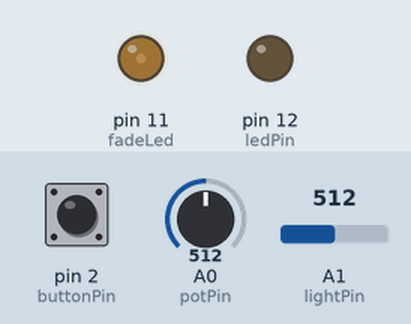
Recording of a sketch running on a simulated Arduino Uno, built with avr-gcc and run on an emulated ATmega328P. Shown: output pins drawn as LEDs (lit = HIGH). Inputs (shaded band) come from the test bench; at power-on: pin 2 (buttonPin) LOW, A0 (potPin) = 512, A1 (lightPin) = 512.

Above: at 1.2 s.
1.3 s: pin 2 (buttonPin) pulled HIGH for 0.15 s
At 1.65 s:
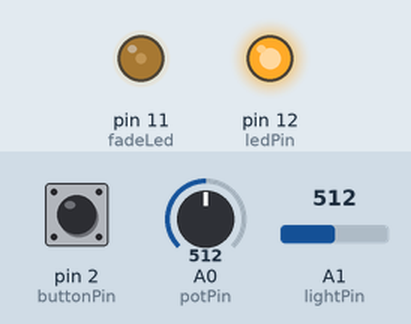
4.3 s: pin 2 (buttonPin) pulled HIGH for 1 s
At 4.65 s:
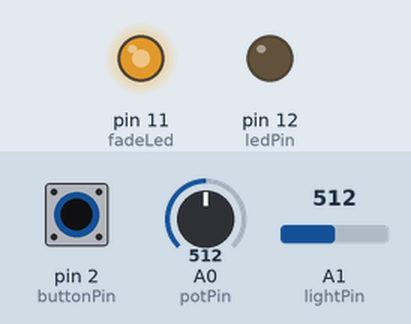
7.3 s: pin 2 (buttonPin) pulled HIGH for 0.15 s
At 7.65 s:
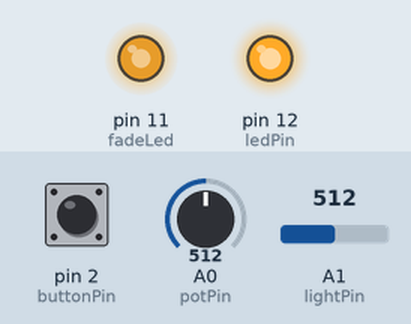
10.4 s: pin 2 (buttonPin) pulled HIGH for 3.2 s
At 15.21 s:
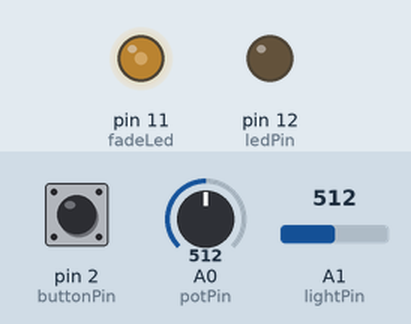
Timing chart, 0 to 17.2 s (numbered marks = the images above; inputs shaded):
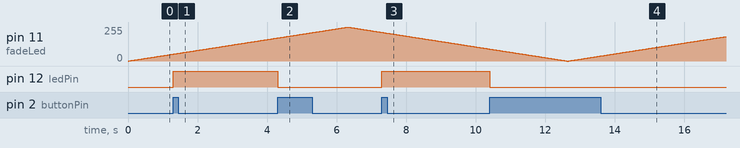

Measured:
- after the input at 1.3 s, pin 12 (ledPin): LOW → HIGH at once
- after the input at 4.3 s, pin 12 (ledPin): HIGH → LOW at once
- after the input at 7.3 s, pin 12 (ledPin): LOW → HIGH at once
- after the input at 10.4 s, pin 12 (ledPin): HIGH → LOW at once

The sketch:

test_1.ino
```cpp
//create variables for pins
const int buttonPin = 2;
const int ledPin =  12;
const int fadeLed = 11;
const int potPin = 0;
const int lightPin = 1;

// LED fading variables
boolean fadeUp = true;
int fadeLevel = 0;
//LED blinking variables
int ledState = LOW;
//button variables
int buttonState = 0;
boolean pressed = false;
//analog sensor variables
int lightVar = 0;
int potVar = 0;

void setup() {
  // set up pins
  pinMode(ledPin, OUTPUT);
  pinMode(buttonPin, INPUT);
  pinMode(fadeLed, OUTPUT);
  Serial.begin(9600);
}

void loop() {
  // read the state of the pushbutton value:
  buttonState = digitalRead(buttonPin);

  if (buttonState == HIGH && pressed == false ) { //if it is pressed now but was not pressed last loop
    delay(5);
  //  Serial.println("BANG!");
    // toggle lED:
    if (ledState == LOW) {
      ledState = HIGH;
    }
    else {
      ledState = LOW;
    }
    pressed = true; //change this so we know the button was pressed
  }

  if (buttonState == LOW && pressed == true ) { //if the button is no longer pressed but was pressed last loop
    delay(5);
    pressed = false; //change this so we know it is no longer pressed
  }

//code for fading LED up and down
if (fadeUp == true) { //LED is fading up
    fadeLevel++;
    if (fadeLevel == 25500) { //LED has reached the top
      fadeUp = false; // LED is fading down
    }
  } else {
    fadeLevel--;
    if (fadeLevel == 0) { // fadeLevel has reached the bottom
      fadeUp = true; // so start fading up
    }
  }

//check sensors
  potVar = analogRead(potPin);
  lightVar = analogRead(lightPin);

//write to the LED pins
//Serial.println(fadeLevel/4);
   digitalWrite(ledPin, ledState);
   analogWrite(fadeLed,fadeLevel/100);
}
```
